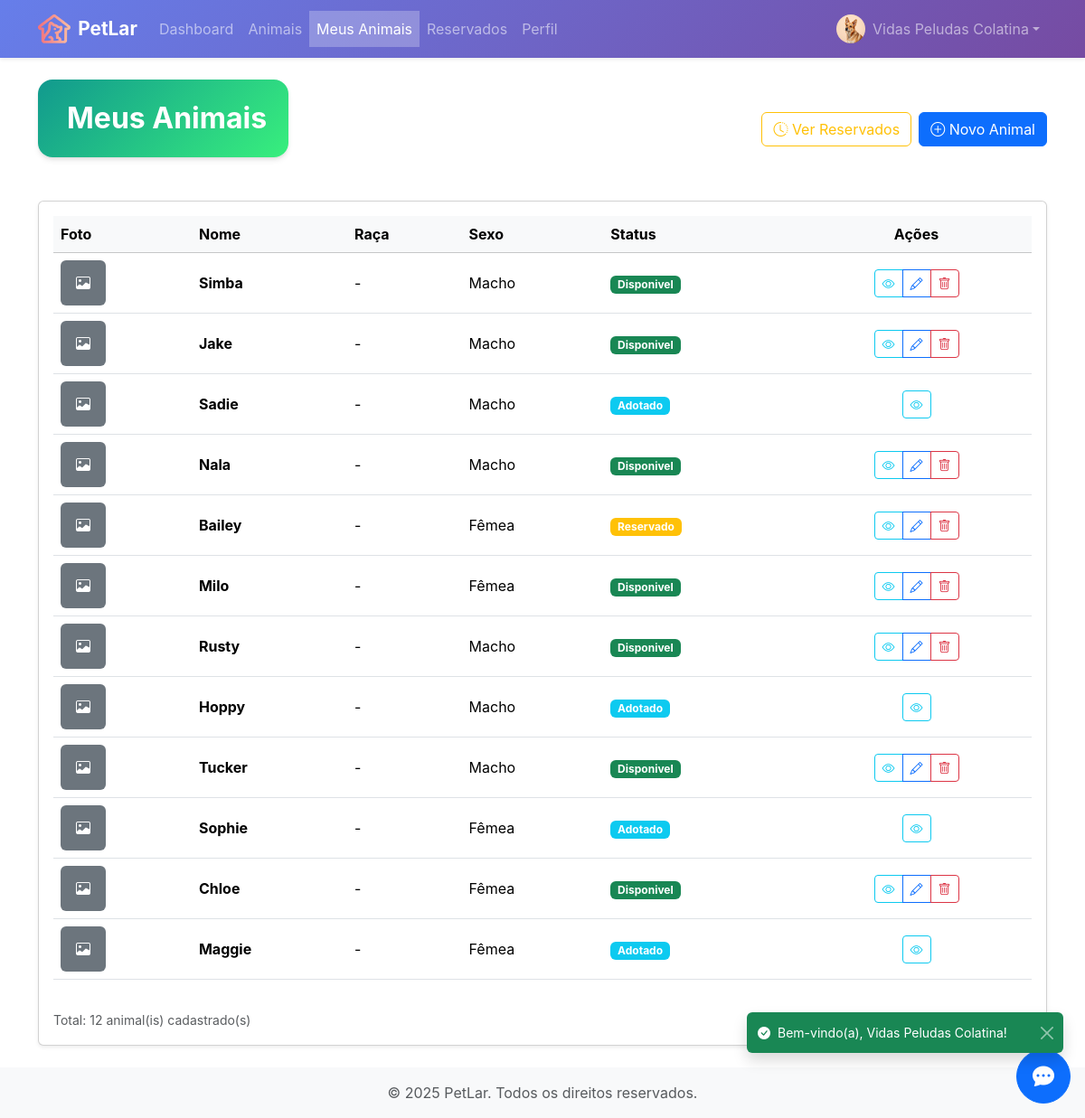
Before: /abrigo/animais/listar (signed in) with the older database file.
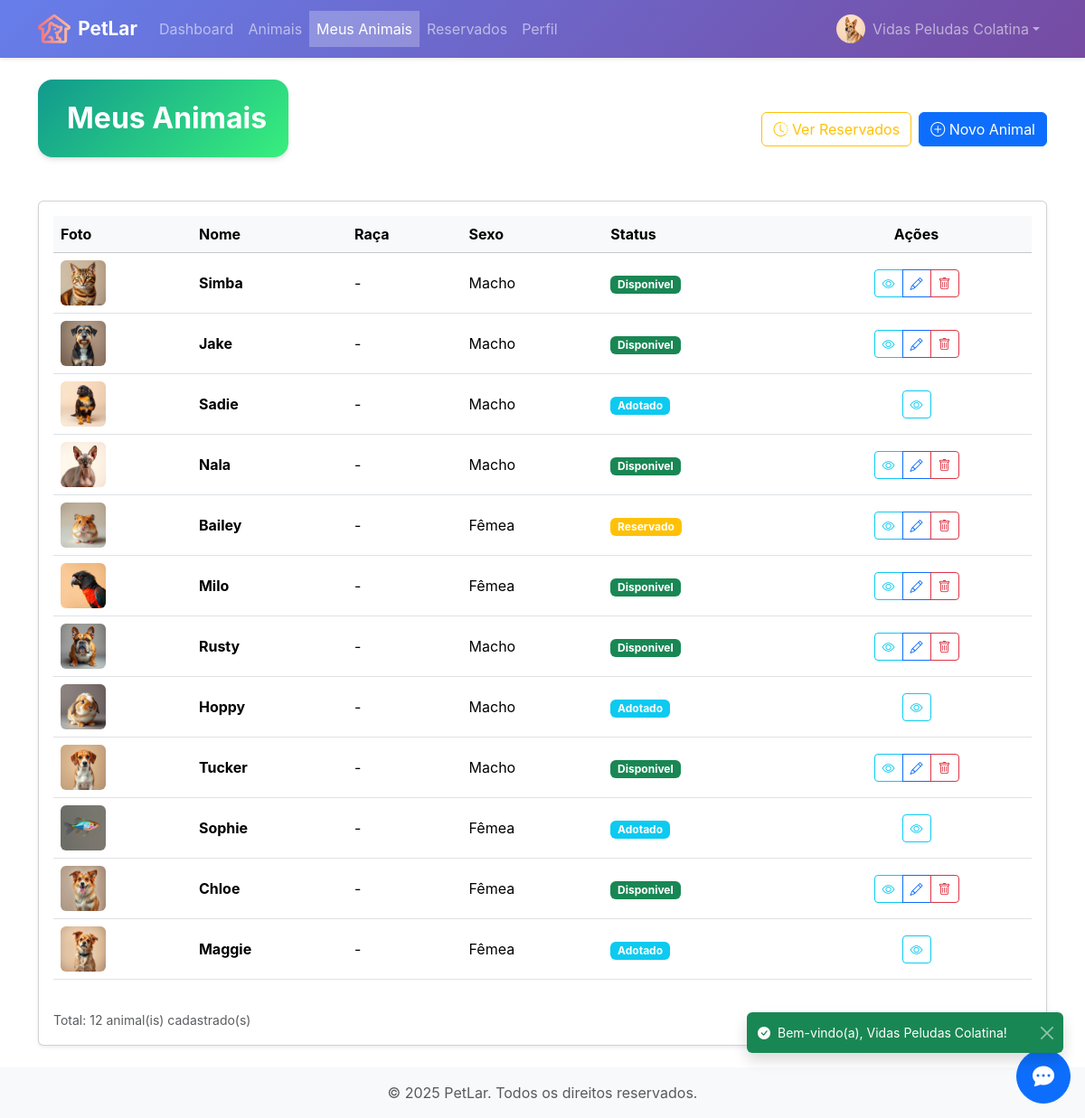
After: the same page with the newer database file.
### tables this page shows
CREATE TABLE animal (
    id INTEGER PRIMARY KEY AUTOINCREMENT,
    id_raca INTEGER NOT NULL,
    id_abrigo INTEGER NOT NULL,
    nome TEXT NOT NULL,
    sexo TEXT NOT NULL,
    data_nascimento TEXT,
    data_entrada TEXT NOT NULL,
    observacoes TEXT,
    status TEXT DEFAULT 'Disponível',
    foto TEXT,
    id_adotante_reserva INTEGER,
    data_reserva TIMESTAMP,
    data_cadastro TIMESTAMP DEFAULT CURRENT_TIMESTAMP,
    data_atualizacao TIMESTAMP DEFAULT CURRENT_TIMESTAMP,
    FOREIGN KEY (id_raca) REFERENCES raca(id),
    FOREIGN KEY (id_abrigo) REFERENCES abrigo(id_abrigo),
    FOREIGN KEY (id_adotante_reserva) REFERENCES usuario(id)
);

### routes/abrigo_animais_routes.py (the view)
@router.get("/listar")
@requer_autenticacao([Perfil.ABRIGO.value])
async def listar(request: Request, usuario_logado: Optional[dict] = None):
    id_abrigo = _obter_id_abrigo(usuario_logado)
    if not id_abrigo:
        informar_erro(request, "Abrigo não encontrado para este usuário.")
        return RedirectResponse("/", status_code=status.HTTP_303_SEE_OTHER)
    animais = animal_repo.obter_por_abrigo(id_abrigo)
    total = animal_repo.contar_por_abrigo(id_abrigo)
    return templates.TemplateResponse(
        "abrigo/animais/listar.html",
        {
            "request": request,
            "animais": animais,
            "total": total,
            "usuario_logado": usuario_logado
        }
    )

### templates/abrigo/animais/listar.html (shortened to what this page needs)
{% extends "base_privada.html" %}
{% block content %}
<div class="row">
    <div class="col-12">
        <div class="d-flex justify-content-between align-items-center mb-4">
        <div class="card card-modern border-0 overflow-hidden mb-4">
            <div class="bg-gradient-forest text-white p-4">
                <h2 class="fw-bold mb-0">
                    Meus Animais
                </h2>
            </div>
        </div>
            <div class="d-flex gap-2">
                <a href="/abrigo/animais/reservados" class="btn btn-outline-warning">
                    <i class="bi bi-clock-history"></i> Ver Reservados
                </a>
                <a href="/abrigo/animais/cadastrar" class="btn btn-primary">
                    <i class="bi bi-plus-circle"></i> Novo Animal
                </a>
            </div>
        </div>
        <div class="card shadow-sm">
            <div class="card-body">
                {% if animais %}
                <div class="table-responsive">
                    <table class="table table-hover align-middle">
                        <thead class="table-light">
                            <tr>
                                <th scope="col">Foto</th>
                                <th scope="col">Nome</th>
                                <th scope="col">Raça</th>
                                <th scope="col">Sexo</th>
                                <th scope="col">Status</th>
                                <th scope="col" class="text-center">Ações</th>
                            </tr>
                        </thead>
                        <tbody>
                            {% for animal in animais %}
                            <tr>
                                <td>
                                    {% if animal.foto %}
                                    <img src="{{ animal.foto }}" alt="{{ animal.nome }}"
                                        class="rounded" style="width: 50px; height: 50px; object-fit: cover;">
                                    {% else %}
                                    <div class="bg-secondary rounded d-flex align-items-center justify-content-center"
                                        style="width: 50px; height: 50px;">
                                        <i class="bi bi-image text-white"></i>
                                    </div>
                                    {% endif %}
                                </td>
                                <td><strong>{{ animal.nome }}</strong></td>
                                <td>
                                    {{ animal.raça.nome if animal.raça else '-' }}
                                    <br>
                                </td>
                                <td>{{ animal.sexo }}</td>
                                <td>
                                    {% set status_map = {
                                        'Disponivel': 'success',
                                        'Reservado': 'warning',
                                        'Adotado': 'info',
                                        'Indisponivel': 'secondary'
                                    } %}
                                    <span class="badge bg-{{ status_map.get(animal.status, 'secondary') }}">
                                        {{ animal.status }}
                                    </span>
                                </td>
                                <td class="text-center">
                                    <div class="btn-group btn-group-sm" role="group">
                                        <a href="/abrigo/animais/visualizar/{{ animal.id }}"
                                            class="btn btn-outline-info"
                                            title="Visualizar">
                                            <i class="bi bi-eye"></i>
                                        </a>
                                        {% if animal.status != 'Adotado' %}
                                        <a href="/abrigo/animais/editar/{{ animal.id }}"
                                            class="btn btn-outline-primary"
                                            title="Editar">
                                            <i class="bi bi-pencil"></i>
                                        </a>
                                        <button type="button" class="btn btn-outline-danger"
                                            title="Excluir"
                                            onclick="excluirAnimal({{ animal.id }}, '{{ animal.nome|replace("'", "\\'") }}')">
                                            <i class="bi bi-trash"></i>
                                        </button>
                                        {% endif %}
                                    </div>
                                </td>
                            </tr>
                            {% endfor %}
                        </tbody>
                    </table>
                </div>
                <div class="mt-3">
                    <small class="text-muted">
                        Total: {{ total }} animal(is) cadastrado(s)
                    </small>
                </div>
                {% endif %}
            </div>
        </div>
    </div>
</div>
{% endblock %}

### templates/base_privada.html (shortened to what this page needs)
{% set erros = erros if erros is defined else {} %}
{% set dados = dados if dados is defined else {} %}
<!DOCTYPE html>
<html lang="pt-BR">
<head>
    <link href="/static/css/bootstrap.min.css" rel="stylesheet">
    <link rel="stylesheet" href="/static/css/custom.css">
    {% if request.session.get('usuario_logado') %}
    <link rel="stylesheet" href="/static/css/widget-chat.css">
    {% endif %}
</head>
<body class="d-flex flex-column min-vh-100">
    <nav class="navbar navbar-expand-lg navbar-dark bg-gradient-primary shadow-sm" style="backdrop-filter: blur(10px); background-color: rgba(102, 126, 234, 0.95) !important;">
        <div class="container">
            <a class="navbar-brand d-flex align-items-center fw-bold" href="/usuario" style="font-size: 1.3rem;">
                <img src="/static/img/logo.svg" alt="Logo" height="32" class="d-inline-block align-text-top me-2"
                    onerror="this.style.display='none'">
                <span>{{ APP_NAME }}</span>
            </a>
            <div class="collapse navbar-collapse" id="navbarNav">
                <ul class="navbar-nav me-auto">
                    <li class="nav-item">
                        <a class="nav-link {{ 'active' if request.path == '/usuario' else '' }}"
                            href="/usuario"
                            {{ 'aria-current=page' if request.path == '/usuario' else '' }}>Dashboard</a>
                    </li>
                    <li class="nav-item">
                        <a class="nav-link {{ 'active' if '/animais' in request.path and '/abrigo/' not in request.path else '' }}"
                            href="/animais">Animais</a>
                    </li>
                    {% if usuario_logado and usuario_logado.perfil == 'Administrador' %}
                    <li class="nav-item dropdown">
                        <a class="nav-link dropdown-toggle {{ 'active' if '/admin/' in request.path else '' }}"
                            href="#" role="button" data-bs-toggle="dropdown">
                            <i class="bi bi-gear"></i> Admin
                        </a>
                        <ul class="dropdown-menu">
                            <li><a class="dropdown-item" href="/admin/espécies/listar">Espécies</a></li>
                            <li><a class="dropdown-item" href="/admin/raças/listar">Raças</a></li>
                            <li><hr class="dropdown-divider"></li>
                            <li><a class="dropdown-item" href="/admin/usuarios/listar">Usuários</a></li>
                            <li><a class="dropdown-item" href="/admin/chamados/listar">Chamados</a></li>
                            <li><hr class="dropdown-divider"></li>
                            <li><a class="dropdown-item" href="/admin/configuracoes">Configurações</a></li>
                            <li><a class="dropdown-item" href="/admin/tema">Tema</a></li>
                            <li><a class="dropdown-item" href="/admin/auditoria">Auditoria</a></li>
                            <li><a class="dropdown-item" href="/admin/backups/listar">Backup</a></li>
                        </ul>
                    </li>
                    {% elif usuario_logado and usuario_logado.perfil == 'Abrigo' %}
                    <li class="nav-item">
                        <a class="nav-link {{ 'active' if '/abrigo/animais/listar' in request.path or request.path == '/abrigo/animais/' else '' }}"
                            href="/abrigo/animais/listar">Meus Animais</a>
                    </li>
                    <li class="nav-item">
                        <a class="nav-link {{ 'active' if '/abrigo/animais/reservados' in request.path else '' }}"
                            href="/abrigo/animais/reservados">Reservados</a>
                    </li>
                    {% elif usuario_logado and usuario_logado.perfil == 'Adotante' %}
                    <li class="nav-item">
                        <a class="nav-link {{ 'active' if '/usuario/endereco' in request.path else '' }}"
                            href="/usuario/endereco/">Meu Endereço</a>
                    </li>
                    {% else %}
                    <li class="nav-item">
                        <a class="nav-link {{ 'active' if '/chamados/' in request.path else '' }}"
                            href="/chamados/listar">Chamados</a>
                    </li>
                    {% endif %}
                    <li class="nav-item">
                        <a class="nav-link {{ 'active' if '/usuario/perfil/' in request.path else '' }}"
                            href="/usuario/perfil/visualizar">Perfil</a>
                    </li>
                </ul>
                <ul class="navbar-nav">
                    {% include 'components/navbar_user_dropdown.html' %}
                </ul>
            </div>
        </div>
    </nav>
    <div id="toast-container" class="toast-container position-fixed bottom-0 end-0 p-4 mb-5">
    </div>
    <main class="container d-flex flex-column flex-fill my-4">
        {% block content %}{% endblock %}
    </main>
    {% if request.session.get('usuario_logado') %}
    {% include 'components/chat_widget.html' %}
    {% endif %}
    <footer class="bg-light text-center text-muted py-3 mt-auto">
        <div class="container">
            <p class="mb-0">&copy; 2025 {{ APP_NAME }}. Todos os direitos reservados.</p>
        </div>
    </footer>
    <link rel="stylesheet" href="https://cdn.jsdelivr.net/npm/bootstrap-icons@1.13.1/font/bootstrap-icons.min.css">
</body>
</html>

### templates/components/navbar_user_dropdown.html (shortened to what this page needs)
<li class="nav-item dropdown">
    <a class="nav-link dropdown-toggle d-flex align-items-center" href="#" role="button" data-bs-toggle="dropdown">
        <img src="/static/img/usuarios/{{ '%06d' % request.session.get('usuario_logado')['id'] }}.jpg"
             alt="Foto do usuário"
             class="rounded-circle me-2 object-fit-cover"
             width="32"
             height="32"
             onerror="this.src='/static/img/user.jpg'">
        {{ request.session.get('usuario_logado')['nome'] }}
    </a>
</li>

### templates/components/chat_widget.html (shortened to what this page needs)
<div id="chat-widget-button" class="position-fixed bottom-0 end-0 m-3" onclick="toggleChatWidget()">
    <button type="button" class="btn btn-primary rounded-circle position-relative chat-widget-btn">
        <i class="bi bi-chat-dots-fill fs-4"></i>
    </button>
</div>

### static/css/custom.css (style rules this page uses)
:root { --petlar-primary: #6366f1; --petlar-primary-dark: #4f46e5; --petlar-secondary: #ec4899; --petlar-accent: #f97316; --petlar-success: #10b981; --petlar-warning: #f59e0b; --petlar-danger: #ef4444; --petlar-info: #06b6d4; --gradient-primary: linear-gradient(135deg, #667eea 0%, #764ba2 100%); --gradient-warm: linear-gradient(135deg, #f093fb 0%, #f5576c 100%); --gradient-sunset: linear-gradient(135deg, #fa709a 0%, #fee140 100%); --gradient-ocean: linear-gradient(135deg, #4facfe 0%, #00f2fe 100%); --gradient-forest: linear-gradient(135deg, #11998e 0%, #38ef7d 100%); --gradient-hero: linear-gradient(135deg, #667eea 0%, #764ba2 50%, #f093fb 100%); --shadow-sm: 0 1px 2px 0 rgb(0 0 0 / 0.05); --shadow-md: 0 4px 6px -1px rgb(0 0 0 / 0.1), 0 2px 4px -2px rgb(0 0 0 / 0.1); --shadow-lg: 0 10px 15px -3px rgb(0 0 0 / 0.1), 0 4px 6px -4px rgb(0 0 0 / 0.1); --shadow-xl: 0 20px 25px -5px rgb(0 0 0 / 0.1), 0 8px 10px -6px rgb(0 0 0 / 0.1); --shadow-2xl: 0 25px 50px -12px rgb(0 0 0 / 0.25); --shadow-colored: 0 10px 40px -10px rgba(102, 126, 234, 0.5); --radius-sm: 0.375rem; --radius-md: 0.5rem; --radius-lg: 0.75rem; --radius-xl: 1rem; --radius-2xl: 1.5rem; --radius-full: 9999px; --transition-fast: 150ms cubic-bezier(0.4, 0, 0.2, 1); --transition-normal: 300ms cubic-bezier(0.4, 0, 0.2, 1); --transition-slow: 500ms cubic-bezier(0.4, 0, 0.2, 1); --primary-color: #0d6efd; --secondary-color: #6c757d; --success-color: #198754; --danger-color: #dc3545; --warning-color: #ffc107; --info-color: #0dcaf0; --light-color: #f8f9fa; --dark-color: #212529; }
body { font-family: 'Inter', -apple-system, BlinkMacSystemFont, 'Segoe UI', Roboto, sans-serif; -webkit-font-smoothing: antialiased; -moz-osx-font-smoothing: grayscale; }
html { scroll-behavior: smooth; }
.card-modern { border: none; border-radius: var(--radius-xl); box-shadow: var(--shadow-md); transition: all var(--transition-normal); overflow: hidden; }
.bg-gradient-primary { background: var(--gradient-primary); }
.bg-gradient-forest { background: var(--gradient-forest); }

### static/css/widget-chat.css (style rules this page uses)
#chat-widget-button { z-index: 1050; display: flex; }
.chat-widget-btn { width: 60px; height: 60px; }

### templates/base_privada.html (style rules this page uses)
.navbar .nav-link.active { background-color: rgba(255, 255, 255, 0.25) !important; }
.navbar .dropdown { position: relative; z-index: 1001; }

Changed rows visible on the page:
changed animal "Simba": foto: picture added
changed animal "Jake": foto: picture added
changed animal "Sadie": foto: picture added
changed animal "Nala": foto: picture added
changed animal "Bailey": foto: picture added
changed animal "Milo": foto: picture added
changed animal "Rusty": foto: picture added
changed animal "Hoppy": foto: picture added
changed animal "Tucker": foto: picture added
changed animal "Sophie": foto: picture added
changed animal "Chloe": foto: picture added
changed animal "Maggie": foto: picture added
